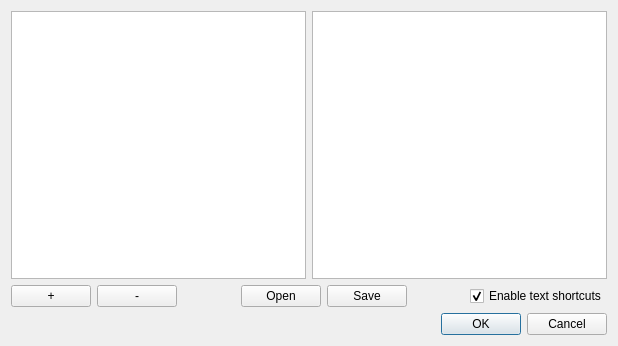
<?xml version="1.0" encoding="UTF-8"?>
<ui version="4.0">
 <class>Snippes</class>
 <widget class="QDialog" name="Snippes">
  <property name="geometry">
   <rect>
    <x>0</x>
    <y>0</y>
    <width>618</width>
    <height>346</height>
   </rect>
  </property>
  <property name="windowTitle">
   <string>Text shortcuts</string>
  </property>
  <layout class="QVBoxLayout" name="verticalLayout">
   <item>
    <layout class="QHBoxLayout" name="horizontalLayout">
     <item>
      <widget class="QListWidget" name="listWidget">
       <property name="toolTip">
        <string/>
       </property>
       <property name="whatsThis">
        <string/>
       </property>
      </widget>
     </item>
     <item>
      <widget class="QPlainTextEdit" name="plainTextEdit"/>
     </item>
    </layout>
   </item>
   <item>
    <layout class="QHBoxLayout" name="horizontalLayout_4">
     <item>
      <widget class="QPushButton" name="addPushButton">
       <property name="text">
        <string>+</string>
       </property>
      </widget>
     </item>
     <item>
      <widget class="QPushButton" name="removePushButton">
       <property name="text">
        <string>-</string>
       </property>
      </widget>
     </item>
     <item>
      <spacer name="horizontalSpacer">
       <property name="orientation">
        <enum>Qt::Horizontal</enum>
       </property>
       <property name="sizeHint" stdset="0">
        <size>
         <width>40</width>
         <height>20</height>
        </size>
       </property>
      </spacer>
     </item>
     <item>
      <widget class="QPushButton" name="openPushButton">
       <property name="text">
        <string>Open</string>
       </property>
      </widget>
     </item>
     <item>
      <widget class="QPushButton" name="savePushButton">
       <property name="text">
        <string>Save</string>
       </property>
      </widget>
     </item>
     <item>
      <spacer name="horizontalSpacer_2">
       <property name="orientation">
        <enum>Qt::Horizontal</enum>
       </property>
       <property name="sizeHint" stdset="0">
        <size>
         <width>40</width>
         <height>20</height>
        </size>
       </property>
      </spacer>
     </item>
     <item>
      <widget class="QCheckBox" name="snippesCheckBox">
       <property name="text">
        <string>Enable text shortcuts</string>
       </property>
       <property name="checked">
        <bool>true</bool>
       </property>
      </widget>
     </item>
    </layout>
   </item>
   <item>
    <widget class="QDialogButtonBox" name="buttonBox">
     <property name="orientation">
      <enum>Qt::Horizontal</enum>
     </property>
     <property name="standardButtons">
      <set>QDialogButtonBox::Cancel|QDialogButtonBox::Ok</set>
     </property>
    </widget>
   </item>
  </layout>
 </widget>
 <resources/>
 <connections>
  <connection>
   <sender>buttonBox</sender>
   <signal>accepted()</signal>
   <receiver>Snippes</receiver>
   <slot>accept()</slot>
   <hints>
    <hint type="sourcelabel">
     <x>248</x>
     <y>254</y>
    </hint>
    <hint type="destinationlabel">
     <x>157</x>
     <y>274</y>
    </hint>
   </hints>
  </connection>
  <connection>
   <sender>buttonBox</sender>
   <signal>rejected()</signal>
   <receiver>Snippes</receiver>
   <slot>reject()</slot>
   <hints>
    <hint type="sourcelabel">
     <x>316</x>
     <y>260</y>
    </hint>
    <hint type="destinationlabel">
     <x>286</x>
     <y>274</y>
    </hint>
   </hints>
  </connection>
 </connections>
</ui>
